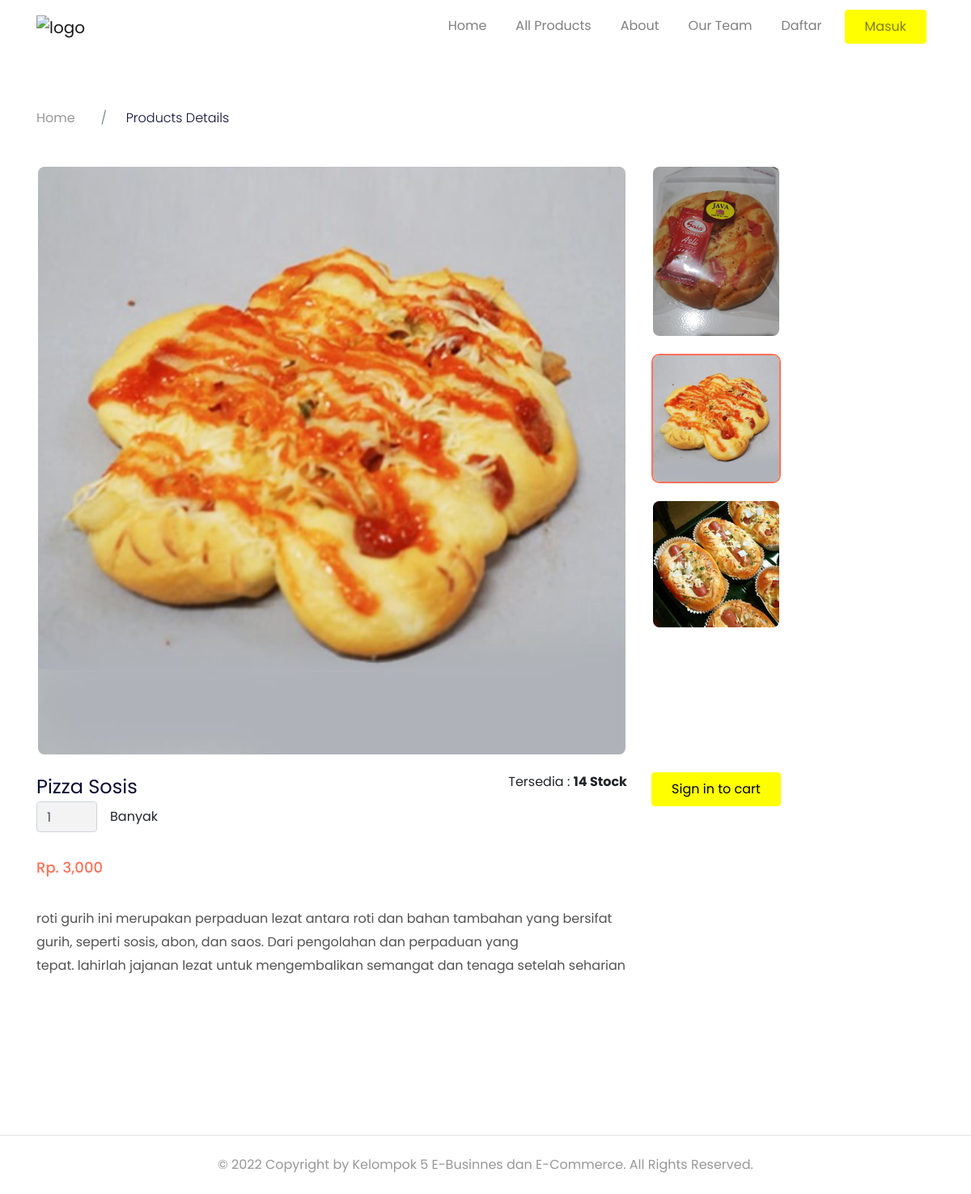
Page /details.php?id=1 on the committed database.
### tables this page shows
CREATE TABLE `products` (
  `id_product` int(11) NOT NULL AUTO_INCREMENT,
  `product_name` varchar(255) NOT NULL,
  `unit` int(11) NOT NULL,
  `price` varchar(255) NOT NULL,
  `descriptions` text NOT NULL,
  `category_id` int(11) NOT NULL,
  `stock` varchar(255) NOT NULL,
  PRIMARY KEY (`id_product`)
);

### config/config.php (called while the page is built, shortened)
<?php
$host = 'localhost';
$user = 'root';
$password = '';
$dbname = 'dbEcake';
$conn = mysqli_connect($host, $user, $password, $dbname);
function query($query)
{
    global $conn;
    $result = mysqli_query($conn, $query);
    $rows = [];
    while ($row = mysqli_fetch_assoc($result)) {
        $rows[] = $row;
    }
    return $rows;
}
?>

### details.php (the view, shortened to what this page needs)
<?php
require_once 'config/config.php';
$idProduct = $_GET["id"];
$product = query("SELECT * FROM products WHERE id_product = $idProduct")[0];
?>
<!DOCTYPE html>
<html lang="en">
  <head>
    <link href="https://unpkg.com/aos@2.3.1/dist/aos.css" rel="stylesheet" />
    <link href="assets/style/Main.css" rel="stylesheet" />
  </head>
  <body>
    <nav
      class="navbar navbar-expand-lg navbar-light navbar-store fixed-top navbar-fixed-top"
      data-aos="fade-down"
    >
      <div class="container">
        <a href="index.php" class="navbar-brand" title="home">
          <img src="imagesz/logo new.png" class="w-25" alt="logo" />
        </a>
        <div class="collpase navbar-collapse" id="navbarResponsive">
          <ul class="navbar-nav ml-auto">
            <li class="nav-item">
              <a href="index.php" class="nav-link">Home</a>
            </li>
            <li class="nav-item">
              <a href="products.php" class="nav-link">All Products</a>
            </li>
            <li class="nav-item">
              <a href="about.php" class="nav-link">About</a>
            </li>
            <li class="nav-item">
              <a href="OurTeam.php" class="nav-link">Our Team</a>
            </li>
            <?php
            if (!isset($_SESSION["login"]) && !isset($_SESSION["user"])) : ?>
              <li class="nav-item">
                <a href="register.php" class="nav-link">Daftar</a>
              </li>
              <li class="nav-item">
                <a
                  href="login.php"
                  class="btn btn-success nav-link px-4 text-black"
                  >Masuk</a
                >
              </li>
            <?php endif;?>
          </ul>
        </div>
      </div>
    </nav>
    <br>
    <div class="page-content page-details">
      <section
        class="store-breadcrumb"
        data-aos="fade-down"
        data-aos-delay="100"
      >
        <div class="container">
          <div class="row">
            <div class="col-12">
              <nav>
                <ol class="breadcrumb bg-transparent">
                  <li class="breadcrumb-item">
                    <a href="index.php">Home</a>
                  </li>
                  <li class="breadcrumb-item active">Products Details</li>
                </ol>
              </nav>
            </div>
          </div>
        </div>
      </section>
      <section class="store-gallery" id="gallery">
        <div class="container">
          <div class="row">
            <div class="col-lg-8" data-aos="zoom-in">
              <transition name="slide-fade" mode="out-in">
                <img
                  :src="photos[activePhoto].url"
                  :key="photos[activePhoto].id"
                  alt=""
                  class="thumbnail-image w-100"
                />
              </transition>
            </div>
            <div class="col-lg-2">
              <div class="row">
                <div
                  class="col-3 col-lg-12 mt-2 mt-lg-0"
                  v-for="(photo, index) in photos"
                  :key="photo.id"
                  data-aos="zoom-in"
                  data-aos-delay="100"
                >
                  <a href="#" @click="changeActive(index)">
                    <img
                      :src="photo.url"
                      class="w-100 thumbnail-image"
                      :class="{ active: index == activePhoto }"
                      alt=""
                    />
                  </a>
                </div>
              </div>
            </div>
          </div>
        </div>
      </section>
      <div class="store-details-container" data-aos="fade-up">
      <form action="" method="POST">
        <section class="store-heading">
          <div class="container">
            <div class="row">
              <div class="col-lg-8 d-flex justify-content-between">
                <div>
                  <h1><?= $product["product_name"]; ?></h1>
                  <div class="form-group d-flex align-items-center justify-content-between" style="width: 150px;">
                    <input type="number" required name="banyak" id="banyak" class="form-control w-50" value="1" min="0">Banyak
                  </div>
                  <div class="price">Rp. <?= number_format($product["price"]); ?></div>
                </div>
                <div>
                  <p>
                    Tersedia : <strong><?= $product["stock"] /1000; ?> Stock</strong>
                  </p>
                </div>
              </div>
              <?php if (!isset($_SESSION["login"]) && !isset($_SESSION["user"])) : ?>
              <div class="col-lg-2" data-aos="zoom-in">
                  <a
                    href="login.php"
                    class="btn btn-success px-4 text-black btn-block mb-3 py-2"
                  >
                    Sign in to cart
                  </a>
              </div>
              <?php endif; ?>
            </div>
          </div>
        </section>
      </form>
        <section class="store-description">
          <div class="container">
            <div class="row">
              <div class="col-12 col-lg-8">
                <p>
                  <?= $product["descriptions"]; ?>
                </p>
              </div>
            </div>
          </div>
        </section>
      </div>
    </div>
    <footer>
      <div class="container">
        <div class="row">
          <div class="col-12">
            <p class="pt-4 pb-2">
              &copy; 2022 Copyright by Kelompok 5 E-Businnes dan E-Commerce. All Rights Reserved.
            </p>
          </div>
        </div>
      </div>
    </footer>
  </body>
</html>

### rows in the picture
products: product_name "Pizza Sosis", price "3,000", $product['stock']/1000 "14", descriptions "roti gurih ini merupakan perpaduan lezat antara roti dan bahan tambahan yang bersifat gurih, seperti sosis, abon, dan saos. Dari pengolahan dan perpaduan yang tepat. lahirlah jajanan lezat untuk mengembalikan semangat dan tenaga setelah seharian beraktivitas"
